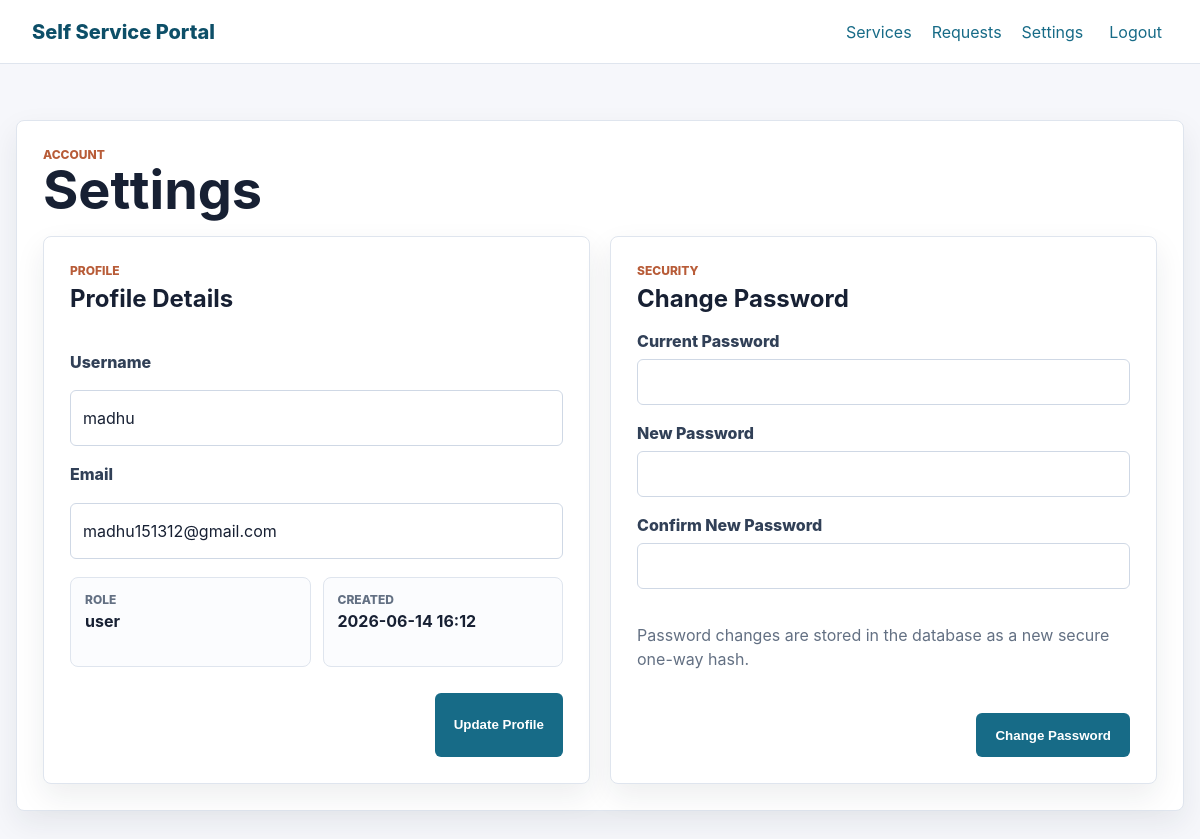
Screenshot of /settings (signed in) with the database file from the repository.
### app.py (models this page shows)
class User(db.Model):
    id = db.Column(db.Integer, primary_key=True)
    username = db.Column(db.String(80), nullable=False, unique=True, index=True)
    email = db.Column(db.String(255), nullable=False, unique=True, index=True)
    password_hash = db.Column(db.String(255), nullable=False)
    role = db.Column(db.String(20), nullable=False, default="user")
    created_at = db.Column(db.DateTime, nullable=False, default=datetime.utcnow)
    requests = db.relationship("ServiceRequest", backref="user", lazy=True)
    @property
    def is_admin(self):
        return self.role == "admin"

### app.py (the view, shortened to what this page needs)
    @app.route("/settings", methods=["GET", "POST"])
    @login_required
    def settings():
        current_user = get_current_user()
        return render_template("settings.html")

### app.py (called while the page is built)
def get_current_user():
    user_id = session.get("user_id")
    if not user_id:
        return None
    return db.session.get(User, user_id)

def login_required(view):
    @wraps(view)
    def wrapped_view(*args, **kwargs):
        if not get_current_user():
            flash("Please login to continue.", "error")
            return redirect(url_for("login"))
        return view(*args, **kwargs)
    return wrapped_view

### templates/settings.html (shortened to what this page needs)
{% extends "base.html" %}
{% block content %}
<section class="section-block">
    <div class="section-heading">
        <div>
            <p class="eyebrow">Account</p>
            <h1>Settings</h1>
        </div>
    </div>
    <div class="settings-grid">
        <form class="request-form" method="post">
            <div>
                <p class="eyebrow">Profile</p>
                <h2>Profile Details</h2>
            </div>
            <div class="form-field">
                <label for="username">Username</label>
                <input id="username" name="username" type="text" value="{{ current_user.username }}" required>
            </div>
            <div class="form-field">
                <label for="email">Email</label>
                <input id="email" name="email" type="email" value="{{ current_user.email }}" required>
            </div>
            <div class="profile-meta">
                <div>
                    <span>Role</span>
                    <strong>{{ current_user.role }}</strong>
                </div>
                <div>
                    <span>Created</span>
                    <strong>{{ current_user.created_at.strftime("%Y-%m-%d %H:%M") }}</strong>
                </div>
            </div>
            <div class="form-actions">
                <button class="button primary" type="submit">Update Profile</button>
            </div>
        </form>
        <form class="request-form" method="post">
            <div>
                <p class="eyebrow">Security</p>
                <h2>Change Password</h2>
            </div>
            <div class="form-field">
                <label for="current_password">Current Password</label>
                <input id="current_password" name="current_password" type="password" required>
            </div>
            <div class="form-field">
                <label for="new_password">New Password</label>
                <input id="new_password" name="new_password" type="password" minlength="8" required>
            </div>
            <div class="form-field">
                <label for="confirm_password">Confirm New Password</label>
                <input id="confirm_password" name="confirm_password" type="password" minlength="8" required>
            </div>
            <p class="helper-text">Password changes are stored in the database as a new secure one-way hash.</p>
            <div class="form-actions">
                <button class="button primary" type="submit">Change Password</button>
            </div>
        </form>
    </div>
</section>
{% endblock %}

### static/css/styles.css (style rules this page uses)
:root { color-scheme: light; --bg: #f6f7fb; --panel: #ffffff; --text: #172033; --muted: #637083; --line: #dfe5ee; --primary: #176b87; --primary-dark: #0d4f68; --accent: #b85c38; --success: #217a53; --error: #b42318; --shadow: 0 12px 30px rgba(23, 32, 51, 0.08); }
* { box-sizing: border-box; }
body { margin: 0; min-height: 100vh; background: var(--bg); color: var(--text); font-family: Inter, Segoe UI, Arial, sans-serif; }
.hero h1, .form-intro h1, .section-heading h1 { margin: 8px 0 10px; font-size: clamp(32px, 5vw, 54px); line-height: 1.04; letter-spacing: 0; }
.eyebrow { margin: 0; color: var(--accent); font-size: 12px; font-weight: 800; letter-spacing: 0; text-transform: uppercase; }
.section-block, .detail-layout, .request-form { margin-top: 28px; padding: 26px; background: var(--panel); border: 1px solid var(--line); border-radius: 8px; box-shadow: var(--shadow); }
.section-heading { display: flex; align-items: center; justify-content: space-between; gap: 16px; margin-bottom: 18px; }
.section-heading h2, .section-heading h1 { margin: 0; }
.helper-text { color: var(--muted); line-height: 1.5; }
.settings-grid { display: grid; grid-template-columns: repeat(2, minmax(0, 1fr)); gap: 20px; }
.settings-grid h2 { margin: 6px 0 0; }
.profile-meta { display: grid; grid-template-columns: repeat(2, minmax(0, 1fr)); gap: 12px; }
.profile-meta div { padding: 14px; background: #fbfcfe; border: 1px solid var(--line); border-radius: 8px; }
.profile-meta span { display: block; color: var(--muted); font-size: 12px; font-weight: 800; text-transform: uppercase; }
.profile-meta strong { display: block; margin-top: 4px; overflow-wrap: anywhere; }
.request-form { display: grid; gap: 18px; margin-top: 0; }
.form-field { display: grid; gap: 8px; }
label { color: #314057; font-weight: 800; }
input, select, textarea { width: 100%; min-height: 46px; padding: 11px 12px; color: var(--text); background: #ffffff; border: 1px solid #cfd8e5; border-radius: 6px; font: inherit; }
.form-actions { display: flex; flex-wrap: wrap; justify-content: flex-end; gap: 12px; margin-top: 8px; }
.button { display: inline-flex; align-items: center; justify-content: center; min-height: 44px; padding: 0 18px; border: 1px solid transparent; border-radius: 6px; font-weight: 800; text-decoration: none; cursor: pointer; }
.button.primary { color: #ffffff; background: var(--primary); }

### rows the page displays
User: username "madhu", email "madhu151312@gmail.com", role "user", created_at "2026-06-14 16:12"
